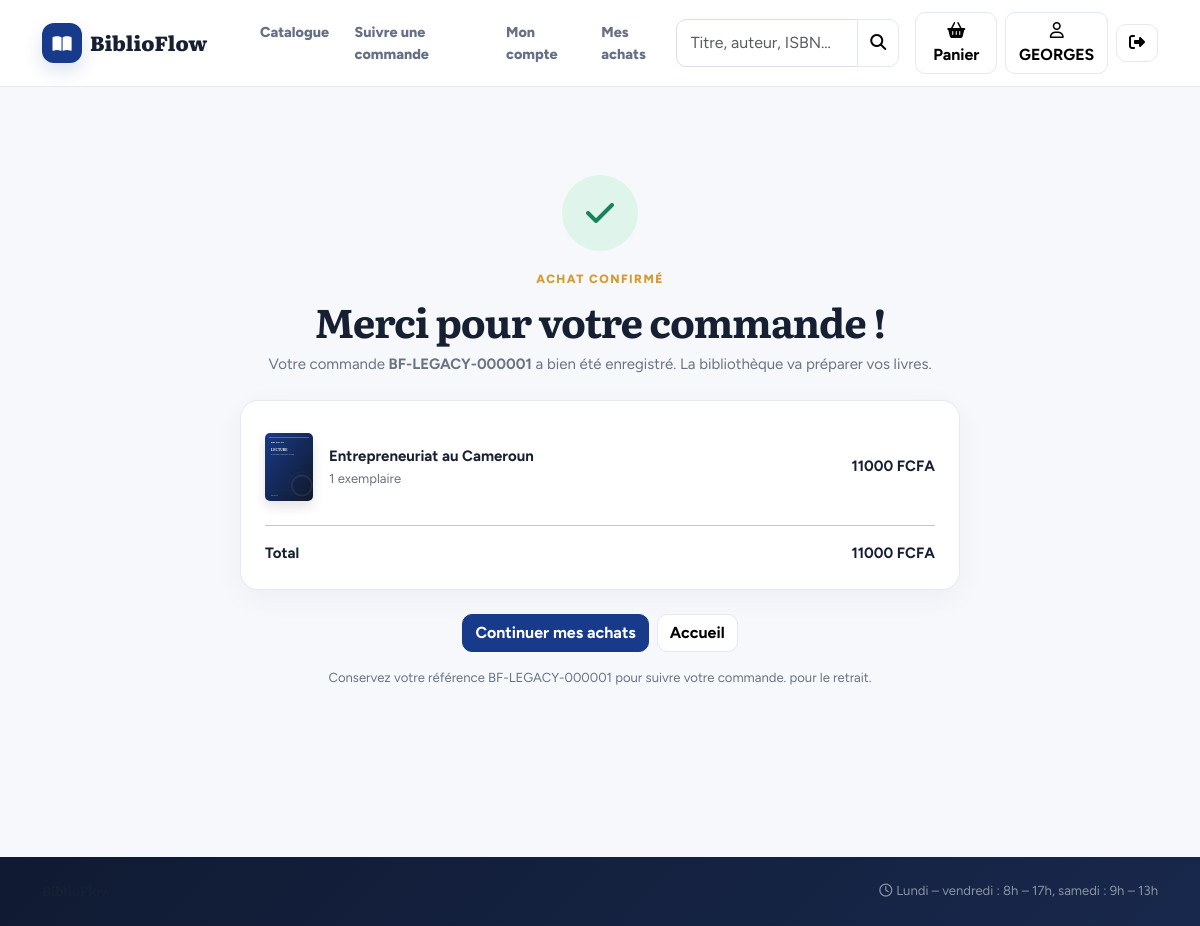
Page /commande/confirmation/1/ (signed in) on the committed database.
### bibliotheque/models.py (models this page shows, shortened)
class Utilisateur(AbstractUser):
    ROLES = [("adherent", "Adhérent"), ("bibliothecaire", "Bibliothécaire"), ("administrateur", "Administrateur")]
    STATUTS = [("en_attente", "En attente de validation"), ("actif", "Actif"), ("suspendu", "Suspendu")]
    first_name = None  # remplacés par nom / prénom
    last_name = None
    nom = models.CharField(max_length=80)
    prenom = models.CharField(max_length=80)
    telephone = models.CharField(max_length=20, blank=True)
    adresse = models.CharField(max_length=200, blank=True)
    role = models.CharField(max_length=20, choices=ROLES, default="adherent")
    statut = models.CharField(max_length=12, choices=STATUTS, default="actif")
    numero_carte = models.CharField(max_length=20, unique=True, null=True, blank=True)
    date_expiration = models.DateField(null=True, blank=True)  # fin de validité de l'adhésion
    suspendu_jusqu = models.DateField(null=True, blank=True)   # emprunts suspendus après un retard
    REQUIRED_FIELDS = ["nom", "prenom", "email"]
    @property
    def est_personnel(self):
        return self.is_superuser or self.role in ("bibliothecaire", "administrateur")

class Achat(models.Model):
    STATUTS = [("en_attente", "En attente de préparation"), ("prete", "Prête"), ("en_livraison", "En livraison"),
               ("terminee", "Terminé"), ("annulee", "Annulé")]
    ACTIFS = ("en_attente", "prete", "en_livraison")
    CANAUX = [("comptoir", "Au comptoir"), ("en_ligne", "En ligne")]
    MODES_PAIEMENT = [("especes", "Espèces"), ("mobile", "Mobile money"), ("carte", "Carte")]
    adherent = models.ForeignKey(Utilisateur, on_delete=models.PROTECT, null=True, blank=True, related_name="achats")
    reference = models.CharField(max_length=24, unique=True, null=True, blank=True)
    date_achat = models.DateTimeField(auto_now_add=True)
    canal = models.CharField(max_length=10, choices=CANAUX, default="comptoir")
    mode_reception = models.CharField(max_length=12, choices=[("retrait", "Retrait"), ("livraison", "Livraison")], default="retrait")
    mode_paiement = models.CharField(max_length=10, choices=MODES_PAIEMENT, blank=True)
    statut_paiement = models.CharField(max_length=12, choices=[("en_attente", "À payer"), ("paye", "Payé"), ("annule", "Annulé")], default="en_attente")
    reference_paiement = models.CharField(max_length=80, blank=True)
    date_paiement = models.DateTimeField(null=True, blank=True)
    adresse_livraison = models.CharField(max_length=250, blank=True)  # vide = retrait à la bibliothèque
    date_limite_retrait = models.DateField(null=True, blank=True)
    client_prenom = models.CharField(max_length=80, blank=True)
    client_nom = models.CharField(max_length=80, blank=True)
    client_email = models.EmailField(blank=True)
    client_telephone = models.CharField(max_length=20, blank=True)
    statut = models.CharField(max_length=14, choices=STATUTS, default="en_attente")
    class Meta:
        ordering = ["-date_achat"]
    @property
    def livraison(self):
        return self.mode_reception == "livraison"
    @property
    def total(self):
        return self.lignes.aggregate(t=Sum(F("quantite") * F("prix_applique")))["t"] or 0

class LigneAchat(models.Model):
    achat = models.ForeignKey(Achat, on_delete=models.CASCADE, related_name="lignes")
    livre = models.ForeignKey(Livre, on_delete=models.PROTECT)
    quantite = models.PositiveIntegerField(default=1)
    prix_applique = models.DecimalField(max_digits=10, decimal_places=2)
    class Meta:
        constraints = [models.UniqueConstraint(fields=["achat", "livre"], name="une_ligne_par_livre_et_achat")]
    @property
    def sous_total(self):
        return self.quantite * self.prix_applique

class Livre(models.Model):
    titre = models.CharField(max_length=200)
    auteur = models.CharField(max_length=120)
    isbn = models.CharField(max_length=20, unique=True, null=True, blank=True)
    description = models.TextField(blank=True)
    image = models.CharField(max_length=255, blank=True)  # chemin relatif dans static/media
    categorie = models.CharField(max_length=80, blank=True)
    annee_publication = models.PositiveSmallIntegerField(null=True, blank=True)
    langue = models.CharField(max_length=30, default="Français")
    prix = models.DecimalField(max_digits=10, decimal_places=2, default=0)  # prix de vente
    stock_vente = models.PositiveIntegerField(default=0)                    # exemplaires à vendre
    actif = models.BooleanField(default=True)
    class Meta:
        ordering = ["titre"]

### bibliotheque/views_public.py (the view)
# urls.py: path("commande/confirmation/<int:pk>/", pub.confirmation_achat, name="confirmation_achat"),
def confirmation_achat(request, pk):
    achat = get_object_or_404(Achat.objects.prefetch_related("lignes__livre"), pk=pk)
    autorise = request.session.get("dernier_achat_invite") == pk
    if request.user.is_authenticated and achat.adherent_id == request.user.id:
        autorise = True
    if not autorise:
        reference = request.GET.get("reference", "").strip().upper()
        contact = request.GET.get("contact", "").strip()
        if reference == achat.reference and contact and contact.lower() in {achat.client_email_effectif.lower(), achat.client_telephone_effectif}:
            autorise = True
    if not autorise:
        messages.error(request, "Pour consulter cette commande, utilisez sa référence et l’e-mail ou le téléphone fourni lors de l’achat.")
        return redirect("suivi_commande")
    return render(request, "bibliotheque/public/confirmation_achat.html", {"achat": achat})

### bibliotheque/acces.py (called while the page is built)
def est_personnel(user):
    return user.is_authenticated and user.est_personnel

### bibliotheque/context.py (called while the page is built)
def globales(request):
    ctx = {"p": params(), "panier_count": 0, "est_personnel": False}
    try:
        ctx["panier_count"] = sum(request.session.get("panier", {}).values())
    except Exception:
        pass
    if request.user.is_authenticated:
        ctx["est_personnel"] = est_personnel(request.user)
    return ctx

### bibliotheque/services.py (called while the page is built)
def params():
    d = dict(settings.BIBLIO)
    for cle in ("amende_par_jour", "amende_plafond", "frais_perte"):
        d[cle] = Decimal(str(d[cle]))
    return SimpleNamespace(**d)

### bibliotheque/templatetags/biblio_extras.py (called while the page is built)
@register.filter
def couverture(livre):
    image = getattr(livre, "image", "") or f"cover-{((livre.pk - 1) % 8) + 1}.svg"
    if image.startswith("/"):
        return image
    return f"/static/bibliotheque/images/covers/{image}"

### bibliotheque/templates/bibliotheque/public/confirmation_achat.html
{% extends "bibliotheque/public/base.html" %}{% load biblio_extras %}{% block titre %}Achat confirmé – BiblioFlow{% endblock %}{% block contenu %}<div class="confirmation-card"><div class="confirmation-icon"><i class="fa-solid fa-check"></i></div><span class="eyebrow">ACHAT CONFIRMÉ</span><h1>Merci pour votre commande !</h1><p class="muted">Votre commande <strong>{{ achat.reference }}</strong> a bien été enregistré. La bibliothèque va préparer vos livres.</p><div class="cardx p-4 text-start mt-4">{% for l in achat.lignes.all %}<div class="d-flex align-items-center gap-3 py-2"><img src="{{ l.livre|couverture }}" class="mini-cover" alt=""><div class="flex-grow-1"><strong>{{ l.livre.titre }}</strong><div class="muted small">{{ l.quantite }} exemplaire{{ l.quantite|pluralize }}</div></div><strong>{{ l.sous_total|floatformat:0 }} FCFA</strong></div>{% endfor %}<hr><div class="d-flex justify-content-between"><strong>Total</strong><strong>{{ achat.total|floatformat:0 }} FCFA</strong></div></div><div class="d-flex justify-content-center gap-2 mt-4"><a href="{% url 'catalogue' %}" class="btn btn-primary">Continuer mes achats</a><a href="{% url 'accueil' %}" class="btn btn-light">Accueil</a></div><p class="small muted mt-3">Conservez votre référence {{ achat.reference }} pour suivre votre commande. pour le retrait.</p></div>{% endblock %}

### bibliotheque/templates/bibliotheque/public/base.html (shortened to what this page needs)
{% load static %}<!doctype html>
<html lang="fr"><head><meta charset="utf-8"><meta name="viewport" content="width=device-width, initial-scale=1"><title>{% block titre %}BiblioFlow – Bibliothèque{% endblock %}</title>
<link href="https://cdn.jsdelivr.net/npm/bootstrap@5.3.3/dist/css/bootstrap.min.css" rel="stylesheet"><link href="https://cdnjs.cloudflare.com/ajax/libs/font-awesome/6.5.2/css/all.min.css" rel="stylesheet"><link href="{% static 'bibliotheque/app.css' %}" rel="stylesheet"></head>
<body class="pub-body">
<nav class="navbar navbar-expand-lg pub-nav sticky-top"><div class="container">
  <a class="navbar-brand d-flex align-items-center gap-2" href="{% url 'accueil' %}"><span class="brand-icon"><i class="fa-solid fa-book-open"></i></span>BiblioFlow</a>
  <div class="collapse navbar-collapse" id="nav">
    <ul class="navbar-nav me-auto ms-lg-4"><li class="nav-item"><a class="nav-link " href="{% url 'catalogue' %}">Catalogue</a></li><li class="nav-item"><a class="nav-link " href="{% url 'suivi_commande' %}">Suivre une commande</a></li>{% if user.is_authenticated %}{% if user.numero_carte %}<li class="nav-item"><a class="nav-link " href="{% url 'mon_compte' %}">Mon compte</a></li>{% endif %}<li class="nav-item"><a class="nav-link " href="{% url 'mes_commandes' %}">Mes achats</a></li>{% endif %}</ul>
    <form class="d-flex me-lg-3 my-2 my-lg-0" action="{% url 'catalogue' %}"><div class="input-group"><input name="q" class="form-control" placeholder="Titre, auteur, ISBN…"><button class="btn btn-light border"><i class="fa-solid fa-magnifying-glass"></i></button></div></form>
    <div class="d-flex align-items-center gap-2">
      <a href="{% url 'panier' %}" class="btn btn-light position-relative"><i class="fa-solid fa-basket-shopping"></i> Panier</a>
      {% if user.is_authenticated %}
        {% if user.numero_carte %}<a href="{% url 'mon_compte' %}" class="btn btn-light position-relative" title="Mon compte"><i class="fa-regular fa-user"></i> {{ user.prenom|default:user.username }}</a>{% endif %}
        <form method="post" action="{% url 'logout' %}">{% csrf_token %}<button class="btn btn-light" title="Déconnexion"><i class="fa-solid fa-right-from-bracket"></i></button></form>
      {% else %}<a href="{% url 'login' %}" class="btn btn-light">Se connecter</a><a href="{% url 'inscription' %}" class="btn btn-primary">S’inscrire</a>{% endif %}
    </div></div></div></nav>
<main class="container py-4" style="min-height:70vh">{% block contenu %}{% endblock %}</main>
<footer class="pub-footer"><div class="container py-4 d-flex flex-wrap justify-content-between gap-3 small"><div><strong class="serif">BiblioFlow</strong>{% if p.adresse %}<div class="text-white-50">{{ p.adresse }}</div>{% endif %}</div>{% if p.horaires %}<div class="text-white-50"><i class="fa-regular fa-clock me-1"></i>{{ p.horaires }}</div>{% endif %}</div></footer>
<script src="https://cdn.jsdelivr.net/npm/bootstrap@5.3.3/dist/js/bootstrap.bundle.min.js"></script></body></html>

### bibliotheque/static/bibliotheque/app.css (style rules this page uses)
:root { --primary:#183a8a;--primary-2:#102d6b;--primary-soft:#eaf0ff;--accent:#d49a35; --ink:#172033;--muted:#6b7280;--paper:#f6f8fc;--card:#fff;--line:#e4e8f0; --success:#17835b;--danger:#c83c3c;--warning:#b9780a; --sidebar:#101a32;--sidebar-2:#162343; --serif:"Literata",Georgia,serif;--sans:"Figtree",system-ui,-apple-system,"Segoe UI",sans-serif; --bs-primary:#183a8a;--bs-primary-rgb:24,58,138;--bs-link-color:#183a8a;--bs-link-hover-color:#102d6b; --bs-body-bg:#f6f8fc;--bs-body-color:#172033;--bs-border-color:#e4e8f0; }
* { box-sizing:border-box }
html { scroll-behavior:smooth }
body { background:var(--paper);color:var(--ink);font-family:var(--sans);font-size:15px;line-height:1.55;-webkit-font-smoothing:antialiased }
h1,h2,h3,.serif { font-family:var(--serif);font-weight:700;letter-spacing:-.025em;color:var(--ink) }
a { text-underline-offset:3px }
.muted { color:var(--muted) }
.cardx { background:var(--card);border:1px solid var(--line);border-radius:18px;box-shadow:0 8px 30px rgba(23,32,51,.045) }
.btn { border-radius:10px;font-weight:700;transition:.18s ease }
.btn-primary { --bs-btn-bg:var(--primary);--bs-btn-border-color:var(--primary);--bs-btn-hover-bg:var(--primary-2);--bs-btn-hover-border-color:var(--primary-2);--bs-btn-active-bg:var(--primary-2);--bs-btn-active-border-color:var(--primary-2) }
.btn-light { --bs-btn-bg:#fff;--bs-btn-border-color:var(--line);--bs-btn-hover-bg:#f0f4fb;--bs-btn-hover-border-color:#cfd7e6;--bs-btn-active-bg:#eef3fb }
.form-control,.form-select { border-radius:10px;border-color:#d7ddea;padding:.68rem .85rem;background:#fff }
.brand-icon { width:40px;height:40px;border-radius:12px;background:var(--primary);color:#fff;display:grid;place-items:center;font-size:17px;flex:none;box-shadow:0 8px 18px #183a8a26 }
.pub-body { background:var(--paper) }
.pub-nav { background:rgba(255,255,255,.94);backdrop-filter:blur(16px);border-bottom:1px solid var(--line);padding:.65rem 0 }
.pub-nav .navbar-brand { font-family:var(--serif);font-size:1.28rem;font-weight:800;color:var(--ink) }
.pub-nav .nav-link { font-weight:750;color:#657087;font-size:.9rem;padding:.65rem .8rem!important;border-radius:9px }
.pub-footer { background:linear-gradient(135deg,#101a32,#18284c);color:#fff;margin-top:5rem }
.mini-cover { width:48px;height:68px;object-fit:cover;border-radius:5px;box-shadow:0 6px 12px rgba(23,32,51,.12) }
.confirmation-card { max-width:720px;margin:4rem auto;text-align:center }
.confirmation-icon { width:76px;height:76px;border-radius:50%;display:grid;place-items:center;margin:0 auto 1rem;background:#dff5eb;color:#17835b;font-size:2rem }
.eyebrow { display:inline-block;color:var(--accent);font-weight:800;font-size:.75rem;letter-spacing:.12em;margin-bottom:.5rem }

### rows in the picture
Utilisateur: prenom "GEORGES"
Achat: reference "BF-LEGACY-000001", total "11000"
LigneAchat: livre|couverture (picture), livre.titre "Entrepreneuriat au Cameroun", quantite "1", sous_total "11000"

### other values in the picture
{{ p.horaires }} "Lundi – vendredi : 8h – 17h, samedi : 9h – 13h"
